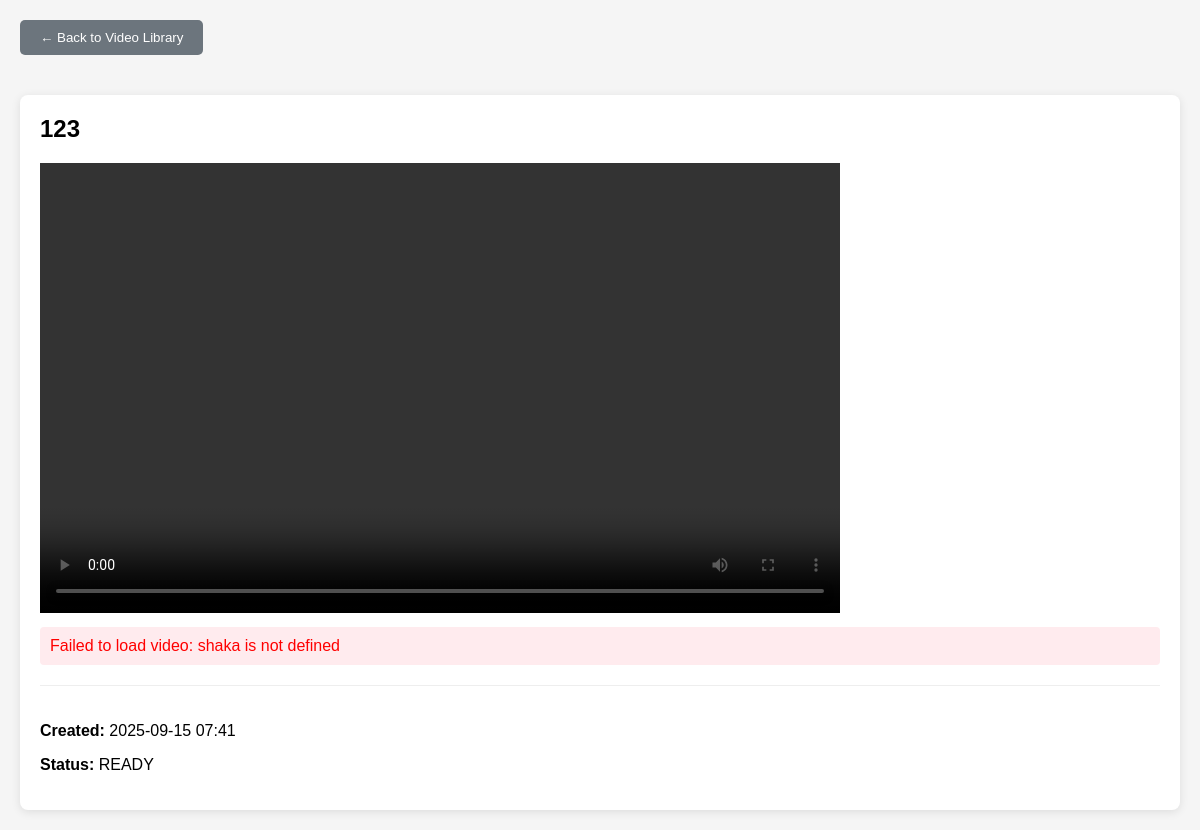
Screenshot of /video/22/ with the database file from the repository.
### videos/models.py (models this page shows)
class Video(models.Model):
    id = models.AutoField(primary_key=True)
    title = models.CharField(max_length=200)
    file = models.FileField(upload_to='uploads/')
    status = models.CharField(max_length=20, choices=[
        ('uploading', 'Uploading'),
        ('processing', 'Processing'),
        ('completed', 'Completed'),
        ('failed', 'Failed'),
        ('READY', 'READY'),
    ], default='processing')
    kid_hex = models.CharField(max_length=32, blank=True, null=True)
    key_hex = models.CharField(max_length=32, blank=True, null=True)
    encrypted_path = models.CharField(max_length=255, blank=True, null=True)
    enable_compression = models.BooleanField(default=False, help_text="Enable video compression before encryption")
    created_at = models.DateTimeField(auto_now_add=True)
    updated_at = models.DateTimeField(auto_now=True)

### videos/views.py (the view)
# urls.py: path('video/<int:video_id>/', views.video_detail, name='video_detail'),
def video_detail(request, video_id):
    video = get_object_or_404(Video, id=video_id, status='READY')
    return render(request, 'videos/video_detail.html', {'video': video})

### videos/templates/videos/video_detail.html (shortened to what this page needs)
<!DOCTYPE html>
<html lang="en">
<head>
</head>
<body>
    <div class="header">
        <button class="back-button" onclick="window.location.href='{% url 'videos:video_list' %}'">
            ← Back to Video Library
        </button>
    </div>
    <div class="video-container">
        <div class="video-title">{{ video.title }}</div>
        <video id="video" controls autoplay></video>
        <div id="error-display" class="error-message" style="display: none;"></div>
        <div class="video-info">
            <p><strong>Created:</strong> {{ video.created_at|date:"Y-m-d H:i" }}</p>
            <p><strong>Status:</strong> {{ video.status }}</p>
        </div>
    </div>
</body>
</html>

### videos/templates/videos/video_detail.html (style rules this page uses)
body { font-family: Arial, sans-serif; max-width: 1200px; margin: 0 auto; padding: 20px; background-color: #f5f5f5; }
.header { margin-bottom: 20px; }
.back-button { background: #6c757d; color: white; border: none; padding: 10px 20px; border-radius: 5px; cursor: pointer; margin-bottom: 20px; }
.video-container { background: white; border-radius: 8px; box-shadow: 0 2px 10px rgba(0,0,0,0.1); padding: 20px; }
.video-title { font-size: 24px; font-weight: bold; margin-bottom: 20px; }
#video { width: 100%; max-width: 800px; height: 450px; background: black; }
.video-info { margin-top: 20px; padding-top: 20px; border-top: 1px solid #eee; }
.error-message { color: red; margin-top: 10px; padding: 10px; background: #ffebee; border-radius: 4px; }

### rows the page displays
Video: title "123", created_at "2025-09-15 07:41", status "READY"
